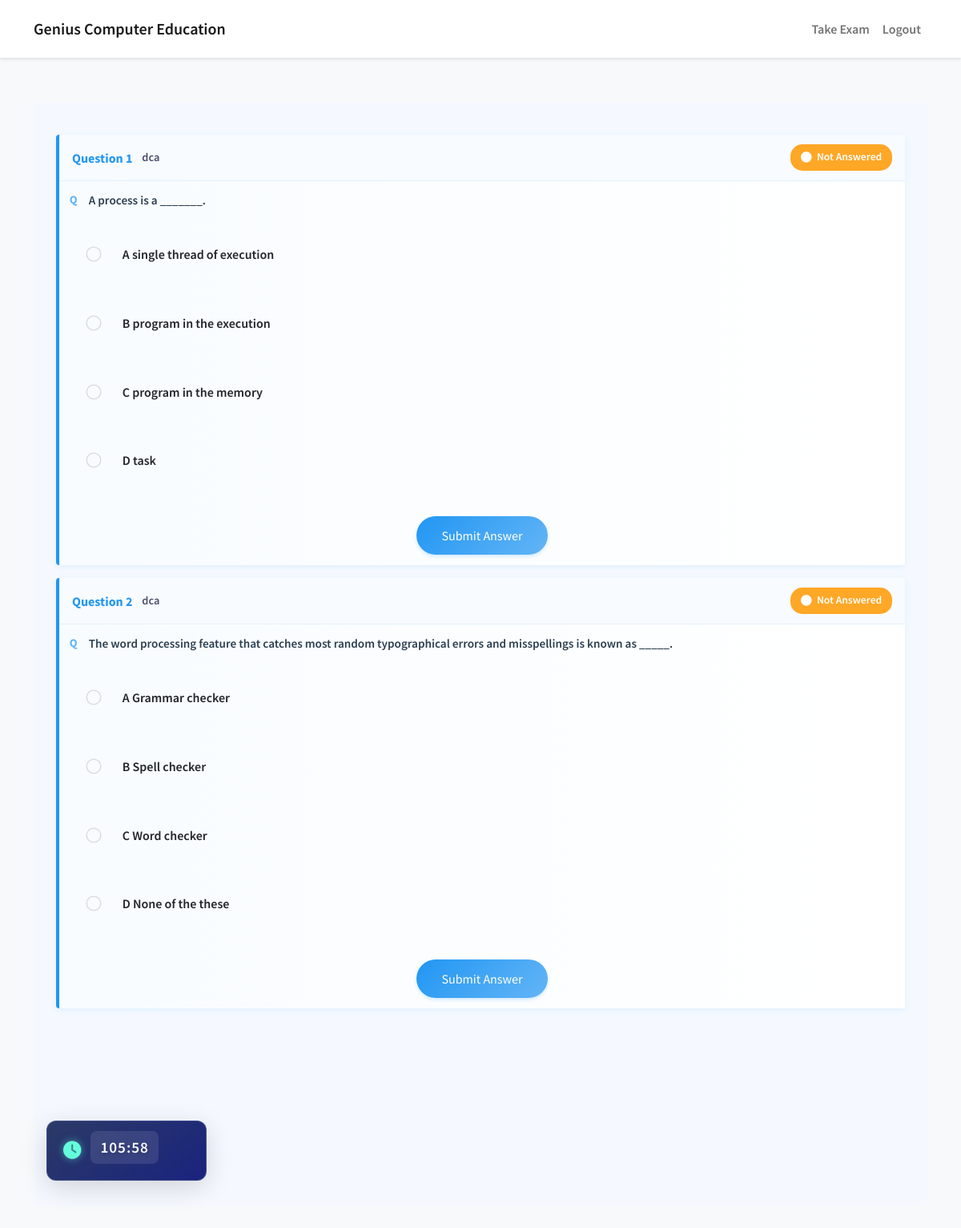
/exam (signed in), run on the app's committed database.
### app.py (models this page shows)
class Question(db.Model):
    id = db.Column(db.Integer, primary_key=True)
    question_text = db.Column(db.String(500), nullable=False)
    option_a = db.Column(db.String(200), nullable=False)
    option_b = db.Column(db.String(200), nullable=False)
    option_c = db.Column(db.String(200), nullable=False)
    option_d = db.Column(db.String(200), nullable=False)
    correct_answer = db.Column(db.String(1), nullable=False)
    day = db.Column(db.Integer, nullable=False, default=1)
    course_id = db.Column(db.Integer, db.ForeignKey('course.id'), nullable=True)
    answers = db.relationship('Answer', backref='question', lazy=True)
    student_selections = db.relationship('QuestionSelection', backref='selected_question', lazy=True)

class Course(db.Model):
    id = db.Column(db.Integer, primary_key=True)
    name = db.Column(db.String(100), nullable=False, unique=True)
    category_id = db.Column(db.Integer, db.ForeignKey('course_category.id'), nullable=False)
    questions = db.relationship('Question', backref='course', lazy=True)
    timer = db.relationship('ExamTimer', backref='course', uselist=False)
    timer_active = db.Column(db.Boolean, default=False)

### app.py (the view)
@app.route('/exam')
@login_required
def exam():
    if current_user.is_teacher:
        flash('Teachers cannot take exams!', 'error')
        return redirect(url_for('index'))
    settings = ExamSettings.query.first()
    if not settings:
        flash('Exam settings not configured!', 'error')
        return redirect(url_for('index'))
    exam_submitted = ExamSubmission.query.filter_by(
        user_id=current_user.id,
        day=settings.active_day,
        submission_date=date.today()
    ).first()
    if exam_submitted:
        flash('You have already submitted the exam for today. Please come back tomorrow.', 'warning')
        return redirect(url_for('index'))
    questions = Question.query.join(Course).join(
        StudentCourse, Course.id == StudentCourse.course_id
    ).filter(
        Question.day == settings.active_day,
        StudentCourse.student_id == current_user.id
    ).all()
    if not questions:
        flash('No questions available for today!', 'info')
        return redirect(url_for('index'))
    current_time = datetime.utcnow()
    course_timers = {}
    for course in current_user.enrolled_courses:
        if course.timer:
            if not course.timer_active:
                course.timer_active = True
                course.timer.start_time = current_time
                course.timer.end_time = current_time + timedelta(minutes=course.timer.duration_minutes)
                db.session.add(course)
            course_timers[str(course.id)] = {
                'name': course.name,
                'duration_minutes': course.timer.duration_minutes,
                'active': course.timer_active,
                'start_time': course.timer.start_time.isoformat() if course.timer.start_time else None,
                'end_time': course.timer.end_time.isoformat() if course.timer.end_time else None
            }
    try:
        db.session.commit()
    except Exception as e:
        db.session.rollback()
        flash('Error activating exam timer', 'error')
        return redirect(url_for('index'))
    answered_questions = Answer.query.filter_by(
        user_id=current_user.id,
        selection_date=date.today()
    ).all()
    answered_question_ids = [answer.question_id for answer in answered_questions]
    return render_template('exam.html',
                         questions=questions,
                         answered_question_ids=answered_question_ids,
                         settings=settings,
                         course_timers=course_timers,
                         server_time=current_time.isoformat(),
                         get_answer=get_answer,
                         exam_submitted=False)  # Since we redirect if submitted, this is always False

### app.py (called while the page is built)
@login_manager.user_loader
def load_user(user_id):
    return User.query.get(int(user_id))

### templates/exam.html (shortened to what this page needs)
{% extends "base.html" %}
{% block content %}
<div class="classic-exam">
    <div class="questions-section">
        <div class="container py-4">
            <div class="questions-container">
                {% if questions %}
                    {% for question in questions %}
                        <div class="question-paper animate__animated animate__fadeIn" style="animation-delay: {{ loop.index * 0.2 }}s">
                            <div class="question-header">
                                <div class="question-info">
                                    <div class="number">Question {{ loop.index }}</div>
                                    <div class="subject">{{ question.course.name }}</div>
                                </div>
                                {% if question.id in answered_question_ids %}
                                    <div class="status answered">
                                        <i class="fas fa-check"></i> Answered
                                    </div>
                                {% else %}
                                    <div class="status unanswered">
                                        <i class="fas fa-circle"></i> Not Answered
                                    </div>
                                {% endif %}
                            </div>
                            <div class="question-content">
                                <div class="question-text">{{ question.question_text }}</div>
                                {% if question.id not in answered_question_ids %}
                                    <form method="POST" action="{{ url_for('submit_answer') }}" class="answer-form">
                                        <div class="options-list">
                                            {% for option, text in [
                                                ('A', question.option_a),
                                                ('B', question.option_b),
                                                ('C', question.option_c),
                                                ('D', question.option_d)
                                            ] %}
                                                <label class="option animate__animated animate__fadeInRight" style="animation-delay: {{ loop.index * 0.1 }}s">
                                                    <div class="selection-indicator"></div>
                                                    <span class="option-label">
                                                        <span class="option-marker">{{ option }}</span>
                                                        <span class="option-text">{{ text }}</span>
                                                    </span>
                                                </label>
                                            {% endfor %}
                                        </div>
                                        <div class="action-area">
                                            <button type="submit" class="btn-classic animate__animated animate__fadeInUp">
                                                Submit Answer
                                            </button>
                                        </div>
                                    </form>
                                {% endif %}
                            </div>
                        </div>
                    {% endfor %}
                {% endif %}
            </div>
        </div>
    </div>
    <div class="timer-container">
        <div class="compact-timer">
            <i class="fas fa-clock"></i>
            <div id="timer-display">
                {% for course_id, timer in course_timers.items() %}
                    <span class="course-time" data-minutes="{{ timer.duration_minutes }}" data-course-id="{{ course_id }}">
                    </span>
                {% endfor %}
            </div>
        </div>
    </div>
</div>
{% endblock %}

### templates/base.html (shortened to what this page needs)
<!DOCTYPE html>
<html lang="en">
<head>
    <link href="https://cdn.jsdelivr.net/npm/bootstrap@5.1.3/dist/css/bootstrap.min.css" rel="stylesheet">
    <link rel="stylesheet" href="https://cdnjs.cloudflare.com/ajax/libs/font-awesome/6.0.0/css/all.min.css">
</head>
<body>
    <nav class="navbar navbar-expand-lg navbar-light">
        <div class="container">
            <a class="navbar-brand" href="{{ url_for('index') }}">Genius Computer Education</a>
            <div class="collapse navbar-collapse" id="navbarNav">
                <ul class="navbar-nav ms-auto">
                    {% if current_user.is_authenticated %}
                        {% if current_user.is_teacher %}
                            <li class="nav-item">
                                <a class="nav-link" href="{{ url_for('teacher_dashboard') }}">Dashboard</a>
                            </li>
                        {% else %}
                            <li class="nav-item">
                                <a class="nav-link" href="{{ url_for('exam') }}">Take Exam</a>
                            </li>
                        {% endif %}
                        <li class="nav-item">
                            <a class="nav-link" href="{{ url_for('logout') }}">Logout</a>
                        </li>
                    {% else %}
                        <li class="nav-item">
                            <a class="nav-link" href="{{ url_for('login') }}">Login</a>
                        </li>
                    {% endif %}
                </ul>
            </div>
        </div>
    </nav>
    <div class="main-content">
        <div class="container mt-4">
            {% block content %}{% endblock %}
        </div>
    </div>
</body>
</html>

### templates/base.html (style rules this page uses)
body { min-height: 100vh; display: flex; flex-direction: column; background-color: #f8f9fa; }
.main-content { flex: 1; padding: 2rem 0; }
.navbar { padding: 1rem 0; background-color: #fff; box-shadow: 0 2px 4px rgba(0,0,0,0.1); }
.options-list { margin-top: 0.5rem; }
.option { margin-bottom: 0.25rem; }

### templates/exam.html (style rules this page uses)
body { font-family: 'Source Sans Pro', sans-serif; font-weight: 600; }
.classic-exam { background-color: #F5F9FF; min-height: 100vh; padding: 1rem; position: relative; }
.timer-container { position: fixed; bottom: 40px; right: 40px; z-index: 1000; background: linear-gradient(145deg, #2b3a67, #1a237e); border-radius: 12px; padding: 12px 20px; box-shadow: 0 8px 32px rgba(0, 0, 0, 0.15); backdrop-filter: blur(10px); border: 1px solid rgba(255, 255, 255, 0.15); transform: translateY(0); transition: all 0.3s cubic-bezier(0.4, 0, 0.2, 1); max-width: 200px; }
.compact-timer { display: flex; align-items: center; gap: 12px; color: white; }
.compact-timer i { font-size: 1.4rem; color: #64ffda; animation: pulse 2s infinite; text-shadow: 0 0 10px rgba(100, 255, 218, 0.5); }
#timer-display { font-family: 'Source Sans Pro', monospace; font-size: 1.2rem; font-weight: 600; letter-spacing: 1px; text-shadow: 0 2px 4px rgba(0, 0, 0, 0.2); }
.course-time { display: inline-block; padding: 6px 12px; border-radius: 8px; background: rgba(255, 255, 255, 0.1); transition: all 0.3s ease; position: relative; overflow: hidden; }
.course-time::before { content: ''; position: absolute; top: 0; left: 0; right: 0; bottom: 0; background: linear-gradient(45deg, transparent, rgba(255, 255, 255, 0.1), transparent); transform: translateX(-100%); transition: transform 0.6s ease; }
.question-paper { background: #FFFFFF; border-left: 4px solid #2196F3; border-radius: 4px; margin-bottom: 1rem; box-shadow: 0 2px 8px rgba(33, 150, 243, 0.1); transition: all 0.3s cubic-bezier(0.4, 0, 0.2, 1); transform-origin: top; animation: slideIn 0.3s ease-out; }
.question-header { background: #F8FBFF; padding: 0.75rem 1rem; border-radius: 0; display: flex; justify-content: space-between; align-items: center; border-bottom: 1px solid #E3F2FD; transition: background-color 0.3s ease; }
.question-info { display: flex; align-items: center; gap: 0.75rem; }
.number { font-family: 'Source Sans Pro', sans-serif; font-weight: 700; color: #2196F3; font-size: 1rem; transition: color 0.3s ease; }
.subject { color: #4A4E69; font-size: 0.9rem; font-weight: 600; }
.status { padding: 0.4rem 0.8rem; border-radius: 15px; font-size: 0.85rem; font-weight: 600; display: flex; align-items: center; gap: 0.4rem; transition: all 0.3s ease; }
.status.unanswered { background: #FFA726; color: white; }
.question-content { padding: 0.8rem; transition: all 0.3s cubic-bezier(0.4, 0, 0.2, 1); position: relative; overflow: hidden; background: linear-gradient(to right, rgba(33, 150, 243, 0.03), transparent); }
.question-text { font-size: 0.95rem; line-height: 1.4; margin-bottom: 1.2rem; color: #2C3E50; font-weight: 600; position: relative; padding-left: 1.5rem; transform: translateX(0); transition: all 0.3s ease; }
.question-text::before { content: "Q"; position: absolute; left: 0; top: 0; color: #2196F3; font-weight: 700; font-size: 0.9rem; opacity: 0.7; transition: all 0.3s ease; }
.options-list { display: flex; flex-direction: column; gap: 0.6rem; animation: fadeInUp 0.5s ease-out; }
.option { position: relative; display: flex; align-items: center; padding: 1rem 1.5rem; margin: 0.5rem 0; border-radius: 8px; cursor: pointer; overflow: hidden; transition: all 0.3s ease; border: 2px solid transparent; }
.selection-indicator { position: absolute; left: 1rem; width: 24px; height: 24px; border: 2px solid #ddd; border-radius: 50%; transition: all 0.3s cubic-bezier(0.4, 0, 0.2, 1); transform: scale(0.8); }
.option-label { margin-left: 2.5rem; position: relative; z-index: 1; transition: all 0.3s ease; }
.action-area { display: flex; justify-content: center; margin-top: 2rem; }
.btn-classic { background: linear-gradient(135deg, #2196F3, #64B5F6); color: white; border: none; padding: 0.75rem 2rem; font-size: 1rem; font-weight: 500; border-radius: 25px; cursor: pointer; transition: all 0.3s ease; box-shadow: 0 2px 4px rgba(33, 150, 243, 0.2); }
@media (max-width: 1200px) { .timer-container { position: sticky; bottom: 1rem; width: 100%; margin-bottom: 1rem; } }
@media (max-width: 1200px) { .questions-section { max-width: 100%; } }
.questions-section { margin-right: 0; padding-bottom: 100px; position: relative; }

### data on the page
Question: course.name "dca", shows "Not Answered", question_text "A process is a _______.", option "A", option_a "single thread of execution", correct_answer "B", option_b "program in the execution", option "C", option_c "program in the memory", option "D", option_d "task"
Question: course.name "dca", shows "Not Answered", question_text "The word processing feature that catches most random typographical errors and misspellings is known as _____.", option "A", option_a "Grammar checker", correct_answer "B", option_b "Spell checker", option "C", option_c "Word checker", option "D", option_d "None of the these"
